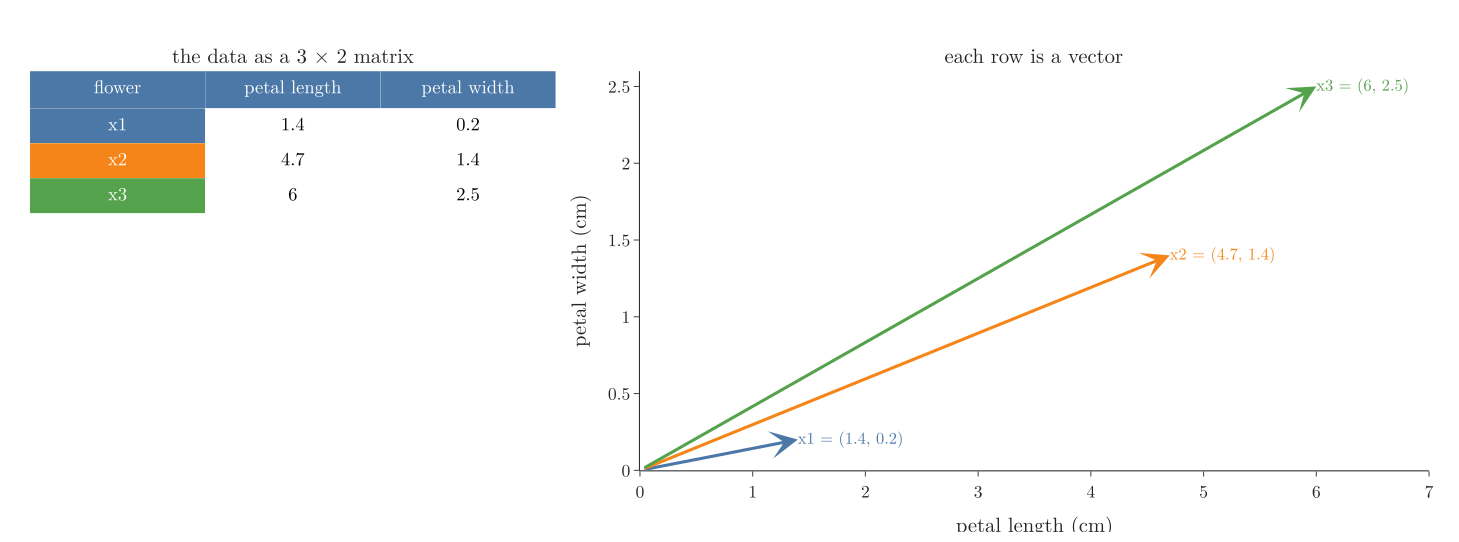

Reproduce this figure in Python.
"""Why ML needs linear algebra, on real data: three iris flowers, one per species, as a table (a matrix, one row per observation) and as
vectors from the origin in feature space (petal length, petal width)."""
from pathlib import Path
import numpy as np
import plotly.graph_objects as go
from plotly.subplots import make_subplots
from sklearn.datasets import load_iris

here = Path(__file__).parent
X = load_iris().data[[0, 50, 100]][:, 2:4]                  # petal length, petal width: one flower per species
assert X.shape == (3, 2) and tuple(X[0]) == (1.4, 0.2)
COL = ["#4C78A8", "#F58518", "#54A24B"]
fig = make_subplots(rows=1, cols=2, column_widths=[0.4, 0.6], specs=[[{"type": "table"}, {"type": "xy"}]],
                    subplot_titles=["the data as a 3 × 2 matrix", "each row is a vector"], horizontal_spacing=0.06)
fig.add_trace(go.Table(header=dict(values=["flower", "petal length", "petal width"], fill_color="#4C78A8",
                                   font=dict(color="white", size=18), height=36),
                       cells=dict(values=[[f"x{i + 1}" for i in range(3)], X[:, 0], X[:, 1]], height=34, font=dict(size=18),
                                  fill_color=[[c for c in COL], ["white"] * 3, ["white"] * 3],
                                  font_color=[["white"] * 3, ["black"] * 3, ["black"] * 3])), row=1, col=1)
for i, (x, y) in enumerate(X):
    fig.add_annotation(x=x, y=y, ax=0, ay=0, axref="x", ayref="y", xref="x", yref="y", showarrow=True, arrowhead=3,
                       arrowsize=1.5, arrowwidth=3, arrowcolor=COL[i])
    fig.add_scatter(x=[x], y=[y], mode="text", text=[f"x{i + 1} = ({x:g}, {y:g})"], textposition="middle right",
                    textfont=dict(size=16, color=COL[i]), row=1, col=2)
fig.update_xaxes(title_text="petal length (cm)", range=[0, 7], row=1, col=2)
fig.update_yaxes(title_text="petal width (cm)", range=[0, 2.6], row=1, col=2)
for a in fig.layout.annotations[:2]:
    a.font.size = 20
fig.update_layout(template="simple_white", width=1400, height=520, showlegend=False,
                  font=dict(family="Latin Modern Roman", size=17), margin=dict(l=20, r=20, t=60, b=60))
fig.write_image(here / "rows_as_vectors.png", scale=2)
fig.write_image(here / "rows_as_vectors.pdf")
